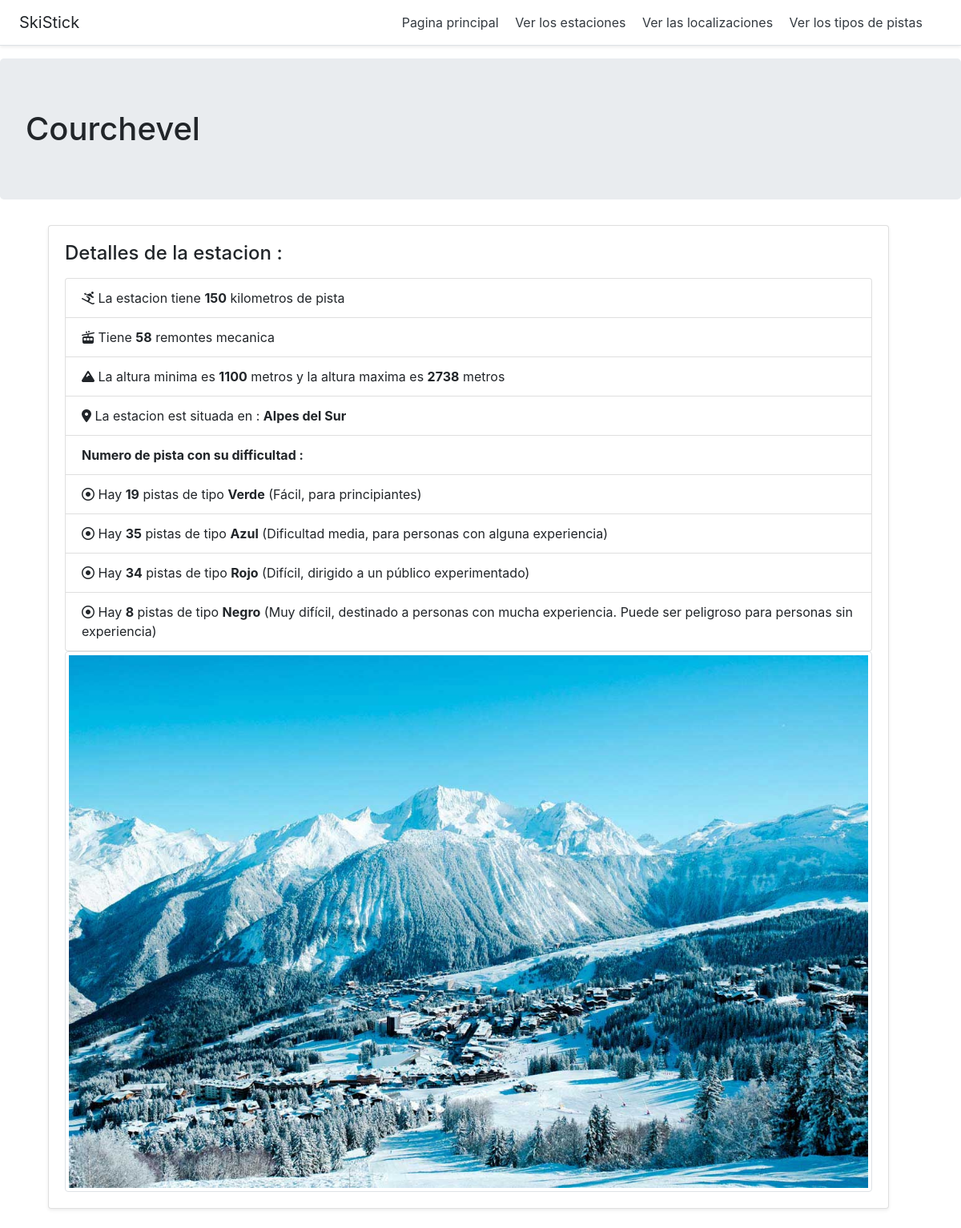
Screenshot of /main/estacion/1 with the database file from the repository.
### mainApp/models.py (models this page shows, shortened)
class Estacion(models.Model):
   nombre = models.CharField(max_length=255)
   kmsPista = models.IntegerField()
   numeroRemontes = models.IntegerField()
   alturaMaxima = models.IntegerField()
   alturaMinima = models.IntegerField()
   imagen = models.CharField(max_length=255)
   localizacion = models.ForeignKey('Localizacion', on_delete=models.CASCADE)

class Localizacion(models.Model):
   mensaje = models.CharField(max_length=255)
   detalles = models.CharField(max_length=255)

class EstacionToTipoPista(models.Model):
   numeroPistas = models.IntegerField()
   tipoPista = models.ForeignKey('TipoPista', on_delete=models.CASCADE)
   estacion = models.ForeignKey('Estacion', on_delete=models.CASCADE)

class TipoPista(models.Model):
   mensaje = models.CharField(max_length=255)
   detalles = models.CharField(max_length=255)

### mainApp/views.py (the view)
# urls.py: path('estacion/<id_estacion>', views.estacion, name='estacion'),
def estacion(request, id_estacion):
    estacion = Estacion.objects.get(id=id_estacion)
    estacionToTipoPista = EstacionToTipoPista.objects.filter(estacion_id=estacion.id)
    return render(request, 'estacion.html', {'estacion':estacion, 'estacionToTipoPista':estacionToTipoPista})

### mainApp/templates/estacion.html (shortened to what this page needs)
<!DOCTYPE html>
<html lang="en">
<head>
	<link rel="stylesheet" href="https://stackpath.bootstrapcdn.com/bootstrap/4.3.1/css/bootstrap.min.css">
</head>
<body>
    {% include "header.html" %}
        <h1 class="jumbotron">{{ estacion.nombre }}</h1>
    <div class="container mt-4 ">
        <div class="col-sm card-deck">
            <div class="card mb-4 shadow-sm">
                <div class="card-body">
                    <h4 class="mb-3">Detalles de la estacion :</h4>
                    <ul class="list-group">
                        <li class="list-group-item"><i class="fas fa-skiing"></i> La estacion tiene <b>{{ estacion.kmsPista }}</b> kilometros de pista</li>
                        <li class="list-group-item"><i class="fas fa-tram"></i> Tiene <b>{{ estacion.numeroRemontes }}</b> remontes mecanica</li>
                        <li class="list-group-item"><i class="fas fa-mountain"></i> La altura minima es <b>{{ estacion.alturaMinima }}</b> metros y
                       la altura maxima es <b>{{ estacion.alturaMaxima }}</b> metros</li>
                        <li class="list-group-item"><i class="fas fa-map-marker-alt"></i> La estacion est situada en : <b>{{ estacion.localizacion.mensaje }}</b></li>
                        <li class="list-group-item"><b>Numero de pista con su difficultad :</b></li>
                    {% for estacion in estacionToTipoPista %}
                        <li class="list-group-item"><i class="far fa-dot-circle"></i> Hay <b>{{ estacion.numeroPistas }}</b> pistas de tipo <b>{{ estacion.tipoPista.mensaje }}</b> ({{ estacion.tipoPista.detalles }})</li>
                    {% endfor %}
                    </ul>
                    {% load static %}
                        <img src="{% static estacion.imagen %}" alt="Mon image" class="img-thumbnail" />
                </div>
            </div>
        </div>
    </div>
</body>
</html>

### mainApp/templates/header.html (shortened to what this page needs)
<div class="d-flex flex-column flex-md-row align-items-center p-3 px-md-4 mb-3 bg-white border-bottom shadow-sm">
	<h5 class="my-0 mr-md-auto font-weight-normal">SkiStick</h5>
	<nav class="my-2 my-md-0 mr-md-3">
		<a class="p-2 text-dark" href="{% url 'home' %}">Pagina principal</a>
		<a class="p-2 text-dark" href="{% url 'estaciones' %}">Ver los estaciones</a>
		<a class="p-2 text-dark" href="{% url 'localizaciones' %}">Ver las localizaciones</a>
		<a class="p-2 text-dark" href="{% url 'tipospistas' %}">Ver los tipos de pistas</a>
	</nav>
</div>

### rows the page displays
Estacion: nombre "Courchevel", kmsPista "150", numeroRemontes "58", alturaMinima "1100", alturaMaxima "2738", localizacion.mensaje "Alpes del Sur", imagen (picture)
EstacionToTipoPista: numeroPistas "19", tipoPista.mensaje "Verde", tipoPista.detalles "Fácil, para principiantes"
EstacionToTipoPista: numeroPistas "35", tipoPista.mensaje "Azul", tipoPista.detalles "Dificultad media, para personas con alguna experiencia"
EstacionToTipoPista: numeroPistas "34", tipoPista.mensaje "Rojo", tipoPista.detalles "Difícil, dirigido a un público experimentado"
EstacionToTipoPista: numeroPistas "8", tipoPista.mensaje "Negro", tipoPista.detalles "Muy difícil, destinado a personas con mucha experiencia. Puede ser peligroso para personas sin experiencia"
